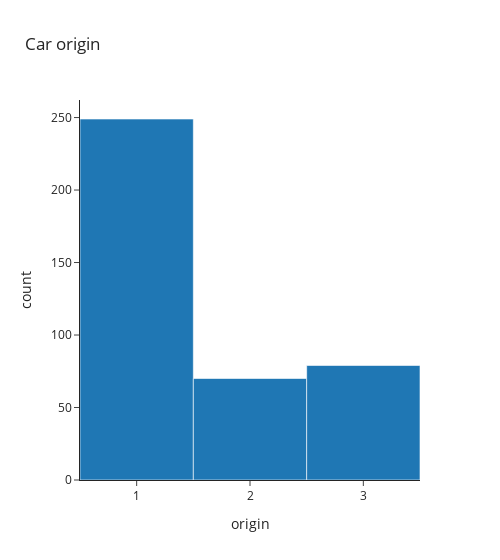

Source (notebook cell):
### Markdown cell above
### Histogram | Absolute Frequency | Variable: origin

### Code cell
fig = px.histogram(
    data,
    x='origin',
    title='Car origin',
    width=500,
    )

fig.show()

### Figure 1 — Plotly figure (JSON) as saved in the notebook; plotly's stock layout.template omitted (floating-point values rounded to 4 significant figures; data arrays with more than 128 entries replaced by an {"elided": "..."} marker saying what was removed)
{"data": [{"bingroup": "x", "hovertemplate": "origin=%{x}<br>count=%{y}<extra></extra>", "legendgroup": "", "marker": {"color": "#1F77B4", "pattern": {"shape": ""}}, "name": "", "orientation": "v", "showlegend": false, "type": "histogram", "x": {"elided": "398 int values"}, "xaxis": "x", "yaxis": "y"}], "layout": {"barmode": "relative", "legend": {"tracegroupgap": 0}, "title": {"text": "Car origin"}, "width": 500, "xaxis": {"anchor": "y", "domain": [0, 1], "title": {"text": "origin"}}, "yaxis": {"anchor": "x", "domain": [0, 1], "title": {"text": "count"}}}}
